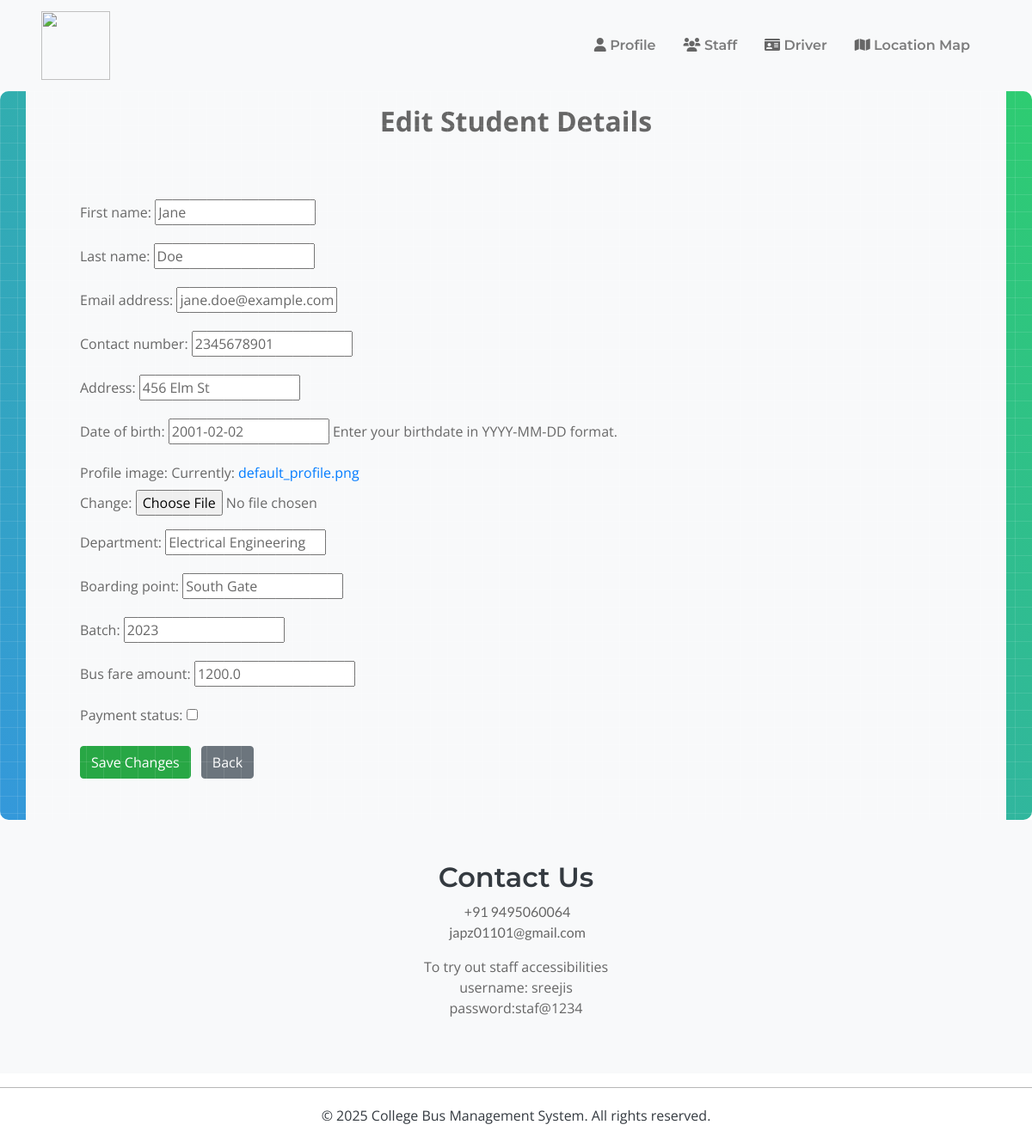
Page /accounts/student/update/86/ (signed in) on the committed database.
### accounts/models.py (models this page shows, shortened)
class User(AbstractUser):
    ROLE_CHOICES = [
        ('Staff', 'Staff'),
        ('Student', 'Student'),
        ('Driver', 'Driver'),
        ('Parent', 'Parent')
    ]
    contact_number = models.CharField(max_length=10, blank=True, null=True)
    role = models.CharField(max_length=20, choices=ROLE_CHOICES, default='Student')
    address = models.CharField(max_length=255, blank=True, null=True)
    date_of_birth = models.DateField(null=True, blank=True, validators=[validate_age], help_text="Enter your birthdate in YYYY-MM-DD format.")
    profile_image = models.ImageField(upload_to='profile_images/', default='default_profile.png')
    groups = models.ManyToManyField(Group, related_name='custom_user_groups', blank=True)
    user_permissions = models.ManyToManyField(Permission, related_name='custom_user_permissions', blank=True)
    objects = UserManager()
    USERNAME_FIELD = 'username'
    REQUIRED_FIELDS = ['first_name', 'last_name', 'email', 'contact_number', 'address', 'date_of_birth']

class Student(models.Model):
    user = models.OneToOneField(User, on_delete=models.CASCADE)
    department = models.CharField(max_length=100)
    boarding_point = models.CharField(max_length=100, blank=True, null=True)
    bus = models.ForeignKey('Bus', on_delete=models.SET_NULL, null=True, blank=True, related_name='students')
    batch = models.CharField(max_length=20)
    bus_fare_amount = models.FloatField()
    payment_status = models.BooleanField(default=False)
    parent = models.ForeignKey('Parent', on_delete=models.SET_NULL, null=True, blank=True, related_name='students')

### accounts/views.py (the view)
# urls.py: path('student/update/<int:student_id>/', update_student, name='update_student'),
@login_required
def update_student(request, student_id):
    try:
        student = Student.objects.get(id=student_id)
    except Student.DoesNotExist:
        raise Http404("No Student matches the given query.")
    user = student.user  # Assuming there is a OneToOneField from Student to User
    if request.method == 'POST':
        student_form = StudentForm(request.POST, instance=student)
        user_form = UserForm(request.POST, request.FILES, instance=user)
        if student_form.is_valid() and user_form.is_valid():
            student_form.save()
            user_form.save()
            messages.success(request, 'Student details updated successfully!')
            return redirect('dashboard')
    else:
        student_form = StudentForm(instance=student)
        user_form = UserForm(instance=user)
    return render(request, 'accounts/edit_student.html', {'student_form': student_form, 'user_form': user_form})

### accounts/forms.py
class StudentForm(forms.ModelForm):
    class Meta:
        model = Student
        fields = ['department', 'boarding_point', 'batch', 'bus_fare_amount', 'payment_status']

class UserForm(forms.ModelForm):
    class Meta:
        model = User
        fields = ['first_name', 'last_name', 'email', 'contact_number', 'address', 'date_of_birth', 'profile_image']

### templates/accounts/edit_student.html (shortened to what this page needs)
{% extends "base_generic.html" %}
{% block content %}
<div class="container bg-light m-auto">
    <h2 class="text-center p-3"><b>Edit Student Details</b></h2>
    <div class="p-5 m-auto">
        <form method="POST" enctype="multipart/form-data">
            {{ user_form.as_p }}
            {{ student_form.as_p }}
            <button type="submit" class="btn btn-success mr-2">Save Changes</button>
            <button  class="btn btn-secondary" onclick="window.history.back()">Back</button>
        </form>
    </div>
</div>
{% endblock %}

### static/custom.css (style rules this page uses)
* { color: #666666; font-family: Open Sans; }

### rows in the picture
User: first_name "Jane", last_name "Doe", email "jane.doe@example.com", contact_number "2345678901", address "456 Elm St", date_of_birth "2001-02-02"
Student: department "Electrical Engineering", boarding_point "South Gate", batch "2023", bus_fare_amount "1200.0"
